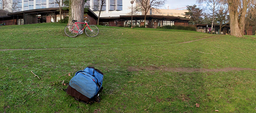
//> input picture AgastLucid/InputImages/Set1/Image1.png, 256 x 113 px, shrunk from 400 x 177 before the run
$ ./main   (built with g++ and OpenCV 4)
//> lines starting //> are read from the running program, lines starting //| are printed output that depends on the picture; after the words box and inside, x2 and y2 are one past the last pixel; in counts of white or black regions, pixels touching at a corner belong together
#include <stdio.h>
#include <iostream>
#include "opencv2/core.hpp"
#include "opencv2/features2d.hpp"
#include "C:/opencvCodeblocks/opencv_contrib-4.2.0/modules/xfeatures2d/include/opencv2/xfeatures2d.hpp"
#include "opencv2/highgui.hpp"
#include "C:/opencvCodeblocks/opencv_contrib-4.2.0/modules/xfeatures2d/include/opencv2/xfeatures2d/nonfree.hpp"
#include <opencv2/opencv.hpp>
#include "opencv2/stitching.hpp"

using namespace std;
using namespace cv;
using namespace cv::xfeatures2d;

/** @function main */

int main(int argc, char** argv)

{
    //Here, select a set of images by changing the number to either 1 or 2 or 3
    const string setNumber = "3";

    //First, load the tile-images that we need to make into a Panorama
    Mat img_1 = imread("InputImages/Set" + setNumber + "/Image1.png");
//> img_1 is the input picture: 113 rows x 256 cols, CV_8UC3; mean B, G, R 70.8, 109.6, 103.4
    Mat img_2 = imread("InputImages/Set" + setNumber + "/Image2.png");
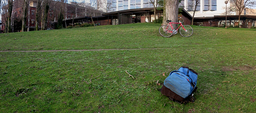
//> input picture AgastLucid/InputImages/Set1/Image2.png, 256 x 113 px, shrunk from 400 x 177 before the run
//> img_2 is the input picture: 113 rows x 256 cols, CV_8UC3; mean B, G, R 61.7, 96.6, 85


    //Next, we detect the keypoints using Agast Feature Detector
    Ptr<AgastFeatureDetector> detector = AgastFeatureDetector::create();
    std::vector<KeyPoint> keypoints_1, keypoints_2;

    //Detect Keypoints using our feature detector
    detector->detect(img_1, keypoints_1);
//> keypoints_1 = 1360 keypoints; strongest (x, y, size): (39, 15, 7), (52, 20, 7), (171, 24, 7), (110, 10, 7)
    detector->detect(img_2, keypoints_2);
//> keypoints_2 = 1467 keypoints; strongest (x, y, size): (133, 15, 7), (146, 20, 7), (204, 10, 7), (196, 16, 7)

    //Now, we draw the detected keypoints for visual purposes
    Mat img_keypoints_1;
    Mat img_keypoints_2;

    //Drawing the keypoints
    drawKeypoints(img_1, keypoints_1, img_keypoints_1, Scalar::all(-1), DrawMatchesFlags::DEFAULT);
    drawKeypoints(img_2, keypoints_2, img_keypoints_2, Scalar::all(-1), DrawMatchesFlags::DEFAULT);
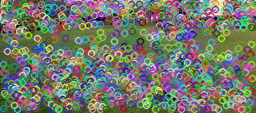
//> img_keypoints_2: 113 rows x 256 cols, CV_8UC3; mean B, G, R 106.9, 121.3, 115.8

    //Now, we show the detected and drawn keypoints
    imshow("Keypoints 1", img_keypoints_1);
    imshow("Keypoints 2", img_keypoints_2);

    //We will also save the images for later reference
    imwrite("OutputImages/Set" + setNumber + "/Image1_Keypoints.png", img_keypoints_1);
    imwrite("OutputImages/Set" + setNumber + "/Image2_Keypoints.png", img_keypoints_2);

    //Then, we create our feature descriptor, in this case we are using LUCID
    //We need to set the parameters of the LUCID detector
    //Through test and experiments, we determined the lucid_kernel = 9 while the blur_kernel = 2
    //These values also depend on the dimensions and quality of the image
    Ptr<LUCID> desc_comp = LUCID::create(9,2);
    Mat desc1, desc2;

    //Compute the feature descriptors for each image
    desc_comp->compute(img_1, keypoints_1, desc1);
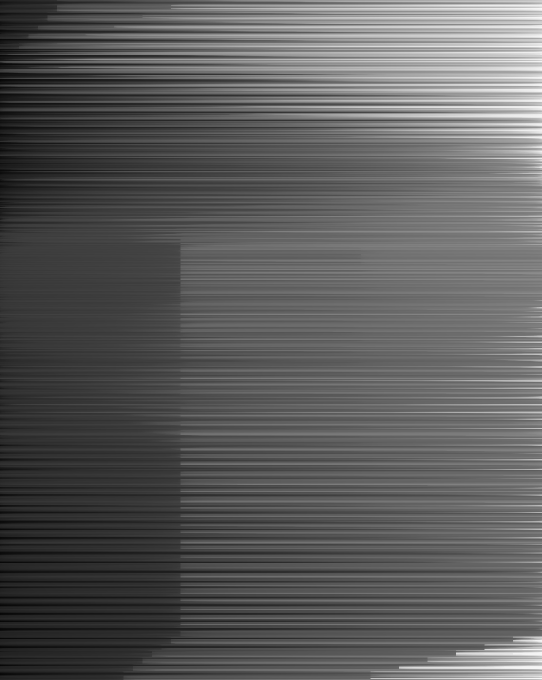
//> desc1: 1360 rows x 1083 cols, CV_8UC1 (shown at 1/2 size); min 7, max 248, mean 91.5
    desc_comp->compute(img_2, keypoints_2, desc2);
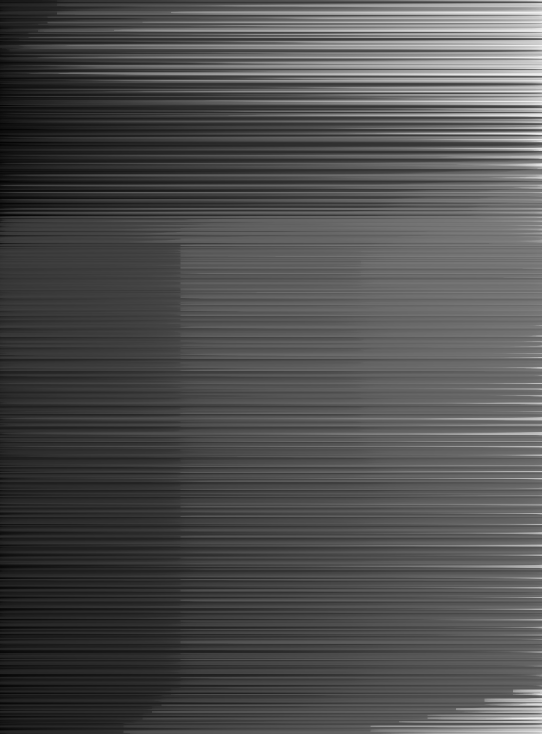
//> desc2: 1467 rows x 1083 cols, CV_8UC1 (shown at 1/2 size); min 3, max 240, mean 78.9

    //Next, we need to match the descriptors in each image
    //We chose BFMatcher, Brute-Force Matcher to try all the possible matches and find the best ones
    Ptr<cv::DescriptorMatcher> bfMatcher = DescriptorMatcher::create(DescriptorMatcher::BRUTEFORCE);
    vector<vector<DMatch>> matches;

    //Now, we use the knnMatch function to find the two nearest matches
    //It basically finds the k best matches for each descriptor from a query set, in this case 2
    bfMatcher->knnMatch(desc1, desc2, matches, 2);
//> matches = 1360 matches

    //Then, we define a vector that contains the actual/useful good matches
    vector<cv::DMatch> validMatches;

    //We need a certain threshold/ratio to identify the "good matches"
    //Through tests and experiments, we found that a threshold of 0.75 was valid
    const float thresholdValue = 0.75f;

    //We iterate over the matches and compare each one against our ratio
    //The matches that comply with our ratio are then pushed into our "valid matches" vector
    for (int i = 0; i < matches.size(); ++i){
        if (matches[i][0].distance < thresholdValue * matches[i][1].distance){
            validMatches.push_back(matches[i][0]);
        }
    }
//> after the loop, validMatches = 658 matches

    //Now we define two vectors, one for each image, where we store each image's best matches
    std::vector< Point2f > image1ValidMatches;
    std::vector< Point2f > image2ValidMatches;

    //Then, we iterate over the "valid matches" and save each image's
    //best matches into the previously defined vectors

    for (int i = 0; i < validMatches.size(); i++){

        //Obtaining the keypoints from the good matches in the first image
        image1ValidMatches.push_back(keypoints_1[validMatches[i].queryIdx].pt);

        //Obtaining the keypoints from the good matches in the second image
        image2ValidMatches.push_back(keypoints_2[validMatches[i].trainIdx].pt);
    }
//> after the loop, image1ValidMatches = 658 Points (x, y), first 12: [13, 3], [20, 3], [40, 3], [66, 3], [70, 3], [76, 3], [100, 3], [102, 3], [118, 3], [121, 3], [132, 3], [141, 3]; image2ValidMatches = 658 Points (x, y), first 12: [108, 3], [115, 3], [131, 4], [159, 3], [165, 3], [170, 3], [194, 3], [194, 3], [212, 3], [215, 3], [226, 3], [240, 3]

    //Now, we draw the valid/good matches
    Mat img_validMatches;
    drawMatches(img_1, keypoints_1, img_2, keypoints_2, validMatches, img_validMatches, Scalar::all(-1), Scalar::all(-1), std::vector<char>(), DrawMatchesFlags::NOT_DRAW_SINGLE_POINTS );
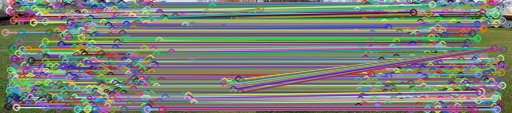
//> img_validMatches: 113 rows x 512 cols, CV_8UC3; mean B, G, R 119, 127.7, 123.2

    //Showing the valid matches
    //Also saving them for later reference
    imshow("Valid matches", img_validMatches);
    imwrite("OutputImages/Set" + setNumber + "/Valid_matches_Set" + setNumber + ".png", img_validMatches);

    //Now, we define the Homography matrix for the two images, where H will be the transformation
    cv::Mat H;

    //Then, we compute this Homography Matrix for the pair of images
    //Here, we used RANSAC to remove the outliers
    H = findHomography(image1ValidMatches, image2ValidMatches, RANSAC);
//> H = [[0.998, 0.00127, 94.52], [0.000849, 0.999, 0.0134], [5.4e-06, 4.51e-06, 1]]

    //Now, we need to stitch these images using the computed homography matrix
    //The first step is to define a matrix that will contain our result
    cv::Mat result;

    //Next, we use warpPerspective to transform the source image using the specified matrix
    //It basically applies a perspective transformation to an image
    warpPerspective(img_1, result, H, cv::Size(img_1.cols + img_2.cols, img_1.rows));
    cv::Mat half(result, cv::Rect(0, 0, img_2.cols, img_2.rows));
    img_2.copyTo(half);

    //Now that we have stitched our images together, we are ready to display the final result
    //We will also save the images for later reference
    imshow("Final result: Images stitched", result);
    imwrite("OutputImages/Set" + setNumber + "/Panorama.jpeg", result);

    //Next, we will remove the "black" region from the image by finding the largest contour and applying masks
    Mat img_gray;
    img_gray = result.clone();
    img_gray.convertTo(img_gray, CV_8UC1);
    cvtColor(img_gray, img_gray, COLOR_BGR2GRAY);

    //We set the threshold to gray
    threshold(img_gray, img_gray, 25, 255, THRESH_BINARY);
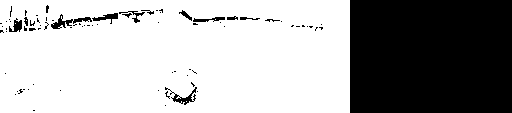
//> img_gray: 113 rows x 512 cols, CV_8UC1; 66.3% white; 78 black regions (64 under 20 px)

    //We create a vector that will store the contour
    vector<vector<Point> > contours;
    vector<Vec4i> hierarchy;

    //Then, we use the function findContours to find the contours in the image
    findContours(img_gray, contours, hierarchy, RETR_CCOMP, CHAIN_APPROX_SIMPLE);
//> contours = 111 contours, 90 with area under 20; largest, box (x1, y1, x2, y2) and area: (0, 0, 350, 113) 39076, (171, 86, 198, 106) 175, (50, 13, 74, 30) 174, (91, 12, 119, 25) 152, (8, 19, 23, 33) 126

    //Define some variables that will be useful for finding the biggest area and later applying a mask
    int biggestArea = 0;
    int biggestContourIndex = 0;
    Rect boundsRect;

    //Then, we iterate over each contour
    for (int i = 0; i< contours.size(); i++){

        //First, we find the area of the contour
        double currentArea = contourArea(contours[i], false);

        if (currentArea>biggestArea){

                biggestArea = currentArea;

                //We store the index of largest contour
                biggestContourIndex = i;

                //Then, we find the bounding rectangle for biggest contour
                boundsRect = boundingRect(contours[i]);
        }
    }
//> this loop made 111 passes
//> (currentArea, biggestArea, boundsRect) on pass 5: (39076.5, 39076, Rect(0, 0, 350, 113))
//> currentArea on passes 19, 28, 46: 20.5, 175, 25
//> after the loop, biggestArea = 39076; biggestContourIndex = 4

    //Finally, we apply our mask
    result = result(Rect(boundsRect.x, boundsRect.y, boundsRect.width, boundsRect.height));
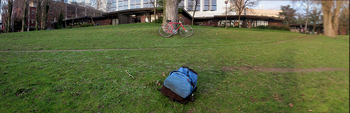
//> result: 113 rows x 350 cols, CV_8UC3; mean B, G, R 64.8, 102.4, 94

    //Now that we have cropped our image, we are ready to display the final result
    //We will also save the images for later reference
    imshow("Final result: Images stitched and cropped", result);
    imwrite("OutputImages/Set" + setNumber + "/PanoramaCropped.jpeg", result);

    waitKey(0);
    return 0;
}
